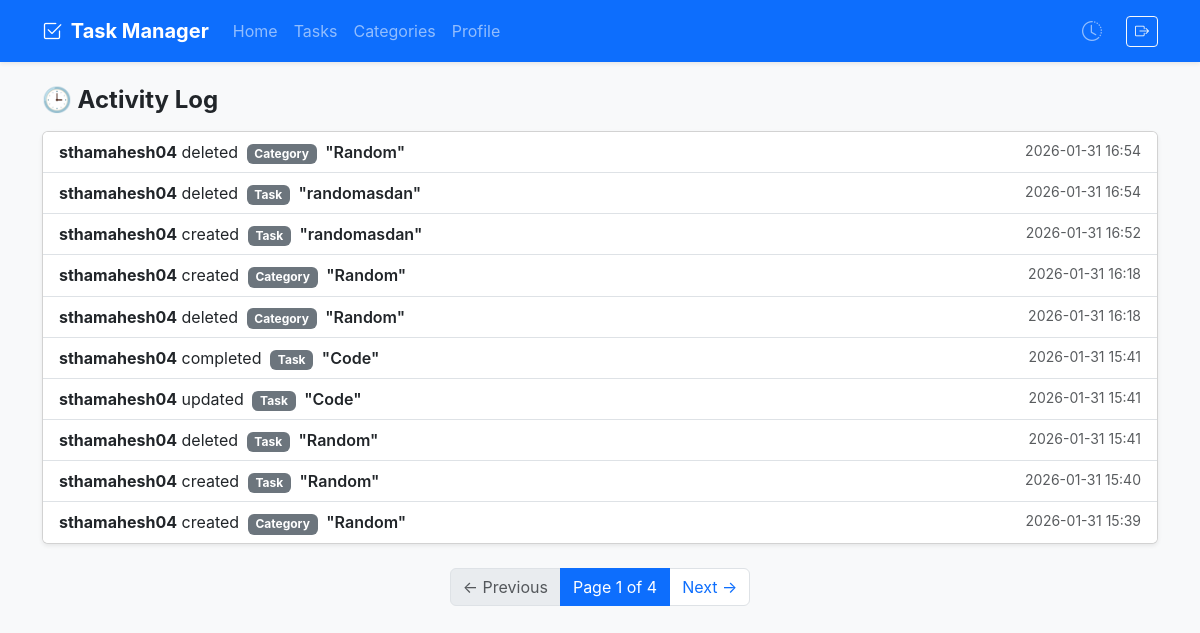
The app's page /activity_logs/ (signed in), older data.
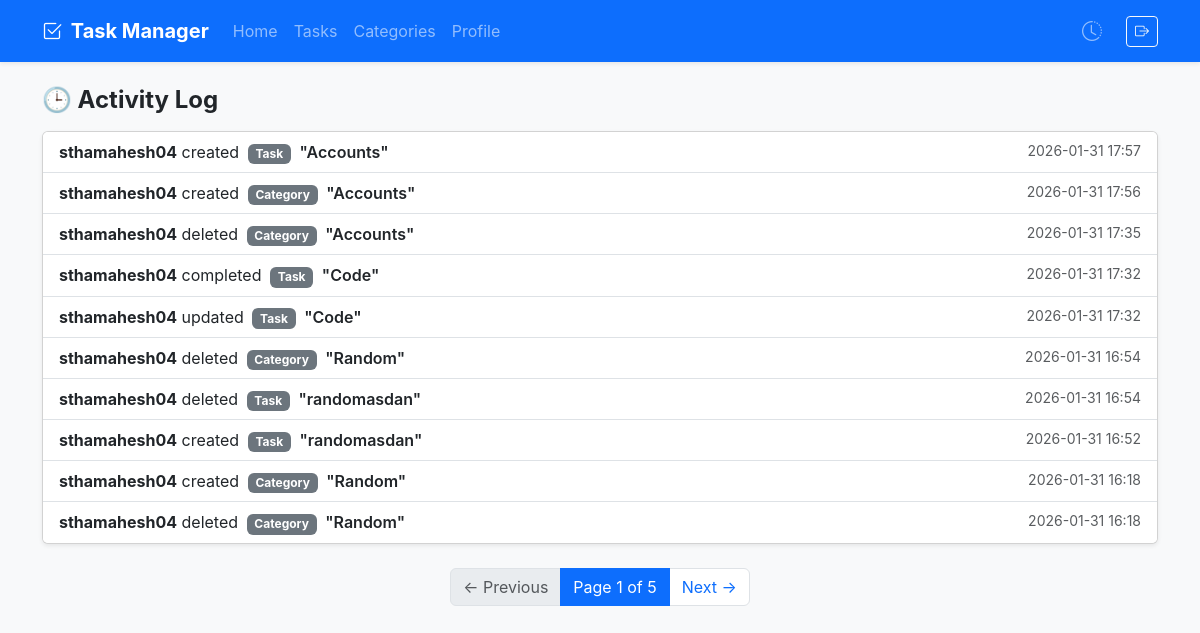
The same page, newer data.
### activityLog/models.py (models this page shows, shortened)
class ActivityLog(models.Model):
    ACTION_CHOICES = (
        ('created','Created'),
        ('updated','Updated'),
        ('completed','Completed'),
        ('deleted','Deleted')
    )
    user = models.ForeignKey(User, on_delete= models.CASCADE,related_name='activity_logs')
    action = models.CharField(max_length=10, choices=ACTION_CHOICES,)
    task = models.ForeignKey(Task, on_delete=models.SET_NULL, null=True, blank=True)
    task_title=models.CharField(max_length=150,blank=True,null=True)
    timestamp = models.DateTimeField(auto_now_add=True)
    category = models.ForeignKey(Category, on_delete=models.SET_NULL, null=True, blank=True)
    category_title=models.CharField(max_length=150, blank=True, null=True)

### activityLog/views.py (the view)
# urls.py: path("", views.activity_log_list, name="activity_log_list"),
@login_required
def activity_log_list(request):
    logs_qs = ActivityLog.objects.filter(user=request.user).order_by("-timestamp")
    paginator = Paginator(logs_qs, 10)
    page_number = request.GET.get('page')
    logs = paginator.get_page(page_number)
    return render(request, "activity_log.html", {"logs":logs})

### templates/activity_log.html
{% extends "base/base.html" %}
{% block content %}
<h4 class="mb-3 fw-bold">🕒 Activity Log</h4>
<div class="card shadow-sm">
  <ul class="list-group list-group-flush">
    {% for log in logs %}
      <li class="list-group-item d-flex justify-content-between align-items-start">
        <div>
          <strong>{{ log.user.username }}</strong>
          {{ log.action }}
          <span class="badge bg-secondary ms-1">
            {% if log.task_title %}
              Task
            {% else %}
              Category
            {% endif %}
          </span>
          <span class="fw-semibold ms-1">
            "{{ log.task_title|default:log.category_title }}"
          </span>
        </div>
        <small class="text-muted">
          {{ log.timestamp|date:"Y-m-d H:i" }}
        </small>
      </li>
    {% empty %}
      <li class="list-group-item text-center text-muted py-4">
        No activity yet
      </li>
    {% endfor %}
  </ul>
</div>
<nav class="mt-4">
  <ul class="pagination justify-content-center mb-0">
    {% if logs.has_previous %}
      <li class="page-item">
        <a class="page-link" href="?page={{ logs.previous_page_number }}">← Previous</a>
      </li>
    {% else %}
      <li class="page-item disabled">
        <span class="page-link">← Previous</span>
      </li>
    {% endif %}
    <li class="page-item active">
      <span class="page-link">
        Page {{ logs.number }} of {{ logs.paginator.num_pages }}
      </span>
    </li>
    {% if logs.has_next %}
      <li class="page-item">
        <a class="page-link" href="?page={{ logs.next_page_number }}">Next →</a>
      </li>
    {% else %}
      <li class="page-item disabled">
        <span class="page-link">Next →</span>
      </li>
    {% endif %}
  </ul>
</nav>
{% endblock %}

Row changes from the older to the newer data that the page shows:
no longer on this page (row unchanged): ActivityLog: user.username "sthamahesh04", action "completed", shows "Task", task_title "Code", timestamp "2026-01-31 15:41"
no longer on this page (row unchanged): ActivityLog: user.username "sthamahesh04", action "updated", shows "Task", task_title "Code", timestamp "2026-01-31 15:41"
no longer on this page (row unchanged): ActivityLog: user.username "sthamahesh04", action "deleted", shows "Task", task_title "Random", timestamp "2026-01-31 15:41"
no longer on this page (row unchanged): ActivityLog: user.username "sthamahesh04", action "created", shows "Task", task_title "Random", timestamp "2026-01-31 15:40"
no longer on this page (row unchanged): ActivityLog: user.username "sthamahesh04", action "created", shows "Category", task_title "Random", timestamp "2026-01-31 15:39"
added ActivityLog: user.username "sthamahesh04", action "created", shows "Task", task_title "Accounts", timestamp "2026-01-31 17:57"
added ActivityLog: user.username "sthamahesh04", action "created", shows "Category", task_title "Accounts", timestamp "2026-01-31 17:56"
added ActivityLog: user.username "sthamahesh04", action "deleted", shows "Category", task_title "Accounts", timestamp "2026-01-31 17:35"
added ActivityLog: user.username "sthamahesh04", action "completed", shows "Task", task_title "Code", timestamp "2026-01-31 17:32"
added ActivityLog: user.username "sthamahesh04", action "updated", shows "Task", task_title "Code", timestamp "2026-01-31 17:32"
Text that changed along with them:
{{ logs.paginator.num_pages }}: "4" → "5"
